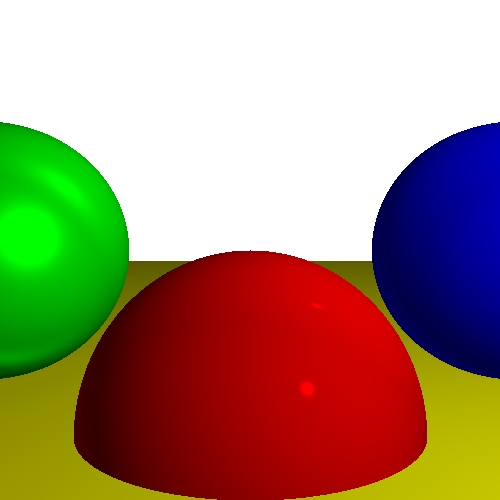
Frame 1 (no input)
Frame 60 (no input): identical to frame 1, image omitted
Frame 120 (the mouse pressed at the canvas centre since frame 60): identical to frame 1, image omitted

The p5.js sketch that drew this single still picture (run headless with seeded random() and noise() and a simulated clock; from frame 60 on, the mouse is pressed at the canvas centre):

// p5.js sketch
// ── sketch.js
let viewport_size = 1;
let projection_plane_z = 1;
let camera_position = [0, 0, 0];
let background_color = [255, 255, 255, 255];

let spheres;
let lights;

function setup() {
    background_color = color(background_color);
    createCanvas(500, 500);

    spheres = [
        new Sphere([0, -1, 3], 1, [255, 0, 0, 255], 500),
        new Sphere([2, 0, 4], 1, [0, 0, 255, 255], 500),
        new Sphere([-2, 0, 4], 1, [0, 255, 0, 255], 10),
        new Sphere([0, -5001, 0], 5000, [255, 255, 0, 255], 1000)
    ]
    lights = [
        new AmbientLight([255, 255, 255, 255], 0.2),
        new PointLight([2, 1, 0], [255, 255, 255, 255], 0.6),
        new DirectionalLight([1, 4, 4], [255, 255, 255, 255], 0.2)
    ]

    refresh();
}

function draw() {
    // refresh();
}

function refresh() {
    for (let x = 0; x < width; x++) {
        for (let y = 0; y < height; y++) {
            let direction = canvas_to_viewport(x, y);
            colour = trace_ray(camera_position, direction, 1, Infinity);
            set(x, height - y, colour);
        }
    }
    updatePixels();
}

function canvas_to_viewport(x, y) {
    return createVector(
        (x - width / 2) * viewport_size / width,
        (y - height / 2) * viewport_size / height, 
        projection_plane_z);
}

function trace_ray(origin, direction, t_min, t_max) {
    let closest_t = Infinity;
    let closest_sphere = null;

    for (let sphere of spheres) {
        const [t1, t2] = sphere.intersect(origin, direction);

        if (t_min < t1 && t1 < t_max && t1 < closest_t) {
            closest_t = t1;
            closest_sphere = sphere;
        }

        if (t_min < t2 && t2 < t_max && t2 < closest_t) {
            closest_t = t2;
            closest_sphere = sphere;
        }
    }

    if (closest_sphere == null) {
        return background_color;
    }

    let point = pAdd(origin, direction.mult(closest_t).array()); // P = O + tD
    let normal = toVector(pSub(point, closest_sphere.center)).normalize(); // N = (P - C) / |P - C|
    return colorMult(closest_sphere.colour, compute_lighting(point, normal, direction.mult(-1), closest_sphere.specular));
}

function compute_lighting(point, normal, view_direction, specular) {
    let i = 0.0;
    for (let light of lights) {
        if (light instanceof AmbientLight) {
            i += light.intensity;
        } else {
            let vec_l;
            if (light instanceof PointLight) {
                vec_l = toVector(pSub(light.position, point));
            } else {
                vec_l = light.direction;
            }
            vec_l.normalize();

            // 漫反射
            n_dot_l = normal.dot(vec_l);
            if (n_dot_l > 0) {
                i += light.intensity * n_dot_l;
            }

            // 鏡面反射
            if (specular > 0) {
                let vec_r = normal.mult(2 * n_dot_l).sub(vec_l);
                let r_dot_v = vec_r.dot(view_direction);
                if (r_dot_v > 0) {
                    i += light.intensity * Math.pow(r_dot_v / (vec_r.mag() * view_direction.mag()), specular);
                }
            }
        }
    }

    return i;
}
// ── light.js
class AmbientLight {
  constructor(colour, intensity) {
    this.colour = colour;
    this.intensity = intensity;
  }
}

class PointLight {
  constructor(position, colour, intensity) {
    this.position = position;
    this.colour = colour;
    this.intensity = intensity;
  }
}

class DirectionalLight {
  constructor(direction, colour, intensity) {
    this.direction = toVector(direction);
    this.colour = colour;
    this.intensity = intensity;
  }
}

// ── math.js
function pAdd(a, b) {
    return [a[0] + b[0], a[1] + b[1], a[2] + b[2]];
}

function pSub(a, b) {
    return [a[0] - b[0], a[1] - b[1], a[2] - b[2]];
}

function toVector(a) {
    return createVector(a[0], a[1], a[2]);
}

function toPoint(a) {
    return [a.x, a.y, a.z];
}

function colorMult(colour, intensity) {
    levels = colour.levels;
    return color(levels[0] * intensity, levels[1] * intensity, levels[2] * intensity);
}
// ── sphere.js
class Sphere {

    constructor(center, radius, colour, specular) {
        this.center = center;
        this.radius = radius;
        this.colour = color(colour);
        this.specular = specular;
    }

    intersect(O, D) {
        let CO = toVector(pSub(O, this.center));

        let a = D.dot(D);
        let b = 2 * D.dot(CO);
        let c = CO.dot(CO) - this.radius * this.radius;

        let discriminant = b * b - 4 * a * c;
        if (discriminant < 0) {
            return [Infinity, Infinity];
        }

        let t1 = (-b + Math.sqrt(discriminant)) / (2 * a);
        let t2 = (-b - Math.sqrt(discriminant)) / (2 * a);

        return [t1, t2];
    }
}
